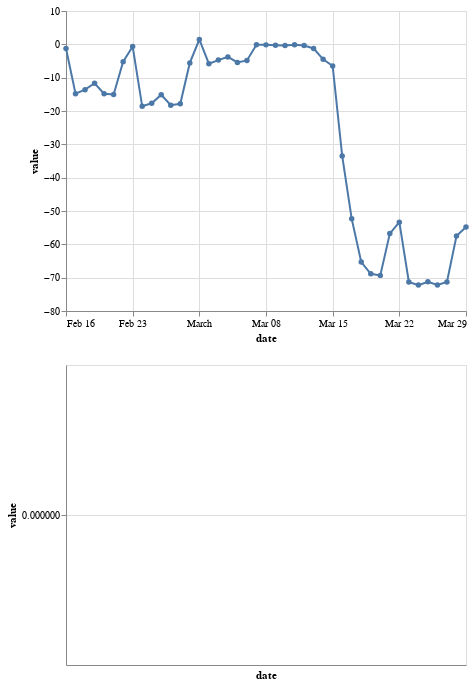

The notebook cell this image was saved under:
### Code cell
import altair as alt

state = "FR"
category = "workplace"
subset = df.query('state == @state and category == @category')
chart_data = subset.groupby(['date'])['value'].mean().reset_index()
(alt.Chart(chart_data)
 .mark_line(point=True)
 .encode(x='date', y='value')
 & 
 alt.Chart(subset.query('county == "total"'))
 .mark_line(point=True)
 .encode(x='date', y='value')
)

### Figure 1 — Vega-Lite specification as saved in the notebook (floating-point values rounded to 4 significant figures)
{"config": {"view": {"continuousWidth": 400, "continuousHeight": 300}}, "vconcat": [{"data": {"name": "data-c302893c947cf6555be46ffc91954858"}, "mark": {"type": "line", "point": true}, "encoding": {"x": {"type": "temporal", "field": "date"}, "y": {"type": "quantitative", "field": "value"}}}, {"data": {"name": "data-d751713988987e9331980363e24189ce"}, "mark": {"type": "line", "point": true}, "encoding": {"x": {"type": "temporal", "field": "date"}, "y": {"type": "quantitative", "field": "value"}}}], "$schema": "https://vega.github.io/schema/vega-lite/v4.8.1.json", "datasets": {"data-c302893c947cf6555be46ffc91954858": [{"date": "2020-02-16T00:00:00", "value": -1.233}, {"date": "2020-02-17T00:00:00", "value": -14.82}, {"date": "2020-02-18T00:00:00", "value": -13.59}, {"date": "2020-02-19T00:00:00", "value": -11.67}, {"date": "2020-02-20T00:00:00", "value": -14.82}, {"date": "2020-02-21T00:00:00", "value": -15.02}, {"date": "2020-02-22T00:00:00", "value": -5.188}, {"date": "2020-02-23T00:00:00", "value": -0.6565}, {"date": "2020-02-24T00:00:00", "value": -18.59}, {"date": "2020-02-25T00:00:00", "value": -17.67}, {"date": "2020-02-26T00:00:00", "value": -15.13}, {"date": "2020-02-27T00:00:00", "value": -18.27}, {"date": "2020-02-28T00:00:00", "value": -17.83}, {"date": "2020-02-29T00:00:00", "value": -5.574}, {"date": "2020-03-01T00:00:00", "value": 1.449}, {"date": "2020-03-02T00:00:00", "value": -5.801}, {"date": "2020-03-03T00:00:00", "value": -4.734}, {"date": "2020-03-04T00:00:00", "value": -3.77}, {"date": "2020-03-05T00:00:00", "value": -5.436}, {"date": "2020-03-06T00:00:00", "value": -4.832}, {"date": "2020-03-07T00:00:00", "value": -0.141}, {"date": "2020-03-08T00:00:00", "value": -0.1609}, {"date": "2020-03-09T00:00:00", "value": -0.2426}, {"date": "2020-03-10T00:00:00", "value": -0.3284}, {"date": "2020-03-11T00:00:00", "value": -0.1138}, {"date": "2020-03-12T00:00:00", "value": -0.3596}, {"date": "2020-03-13T00:00:00", "value": -1.241}, {"date": "2020-03-14T00:00:00", "value": -4.494}, {"date": "2020-03-15T00:00:00", "value": -6.488}, {"date": "2020-03-16T00:00:00", "value": -33.47}, {"date": "2020-03-17T00:00:00", "value": -52.36}, {"date": "2020-03-18T00:00:00", "value": -65.33}, {"date": "2020-03-19T00:00:00", "value": -68.83}, {"date": "2020-03-20T00:00:00", "value": -69.32}, {"date": "2020-03-21T00:00:00", "value": -56.78}, {"date": "2020-03-22T00:00:00", "value": -53.35}, {"date": "2020-03-23T00:00:00", "value": -71.29}, {"date": "2020-03-24T00:00:00", "value": -72.23}, {"date": "2020-03-25T00:00:00", "value": -71.21}, {"date": "2020-03-26T00:00:00", "value": -72.18}, {"date": "2020-03-27T00:00:00", "value": -71.31}, {"date": "2020-03-28T00:00:00", "value": -57.52}, {"date": "2020-03-29T00:00:00", "value": -54.82}], "data-d751713988987e9331980363e24189ce": []}}
